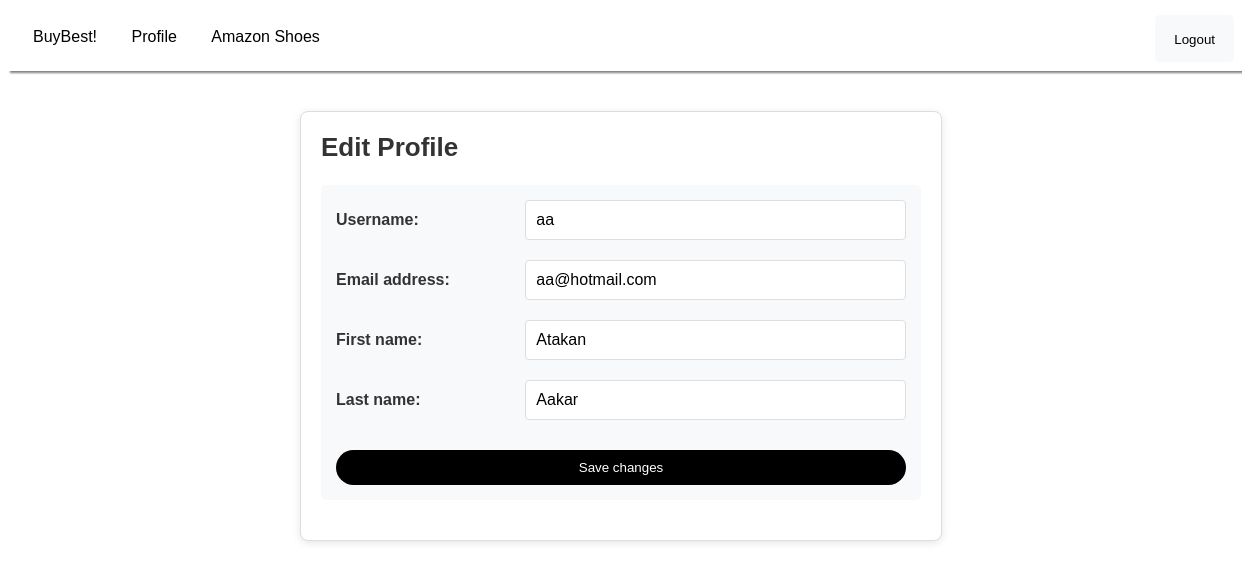
The page /profile/edit/ (signed in) on the database its author committed.
### users/models.py (models this page shows)
class CustomUser(AbstractUser):
    is_customer = models.BooleanField(default=False)
    is_seller = models.BooleanField(default=False)
    balance = models.DecimalField(max_digits=10, decimal_places=2, default=0.00)
    groups = models.ManyToManyField(
        Group,
        related_name='customuser_set',  # Add this line
        blank=True,
        help_text='The groups this user belongs to. A user will get all permissions granted to each of their groups.',
        related_query_name='user',
    )
    user_permissions = models.ManyToManyField(
        Permission,
        related_name='customuser_set',  # Add this line
        blank=True,
        help_text='Specific permissions for this user.',
        related_query_name='user',
    )

### users/views.py (the view)
# urls.py: path('profile/edit/', views.edit_profile, name='edit_profile'),
@login_required
def edit_profile(request):
    if request.method == 'POST':
        form = CustomUserChangeForm(request.POST, instance=request.user)
        if form.is_valid():
            form.save()
            return redirect('profile')
    else:
        form = CustomUserChangeForm(instance=request.user)
    return render(request, 'edit_profile.html', {'form': form})

### users/forms.py
class CustomUserChangeForm(UserChangeForm):
    password = None  # Exclude the password field
    class Meta:
        model = CustomUser
        fields = ('username', 'email', 'first_name', 'last_name')  # Include fields you want to edit

### users/templates/edit_profile.html (shortened to what this page needs)
{% extends 'base.html' %}
{% block content %}
<div class="edit-profile-page">
    <h2>Edit Profile</h2>
    <form method="post" class="edit-profile-form">
        {% for field in form %}
            <div class="form-group">
                <label for="{{ field.id_for_label }}">{{ field.label_tag }}</label>
                {{ field }}
            </div>
        {% endfor %}
        <button type="submit" class="save-changes-button">Save changes</button>
    </form>
</div>
{% endblock %}

### users/static/users/css/style.css (style rules this page uses)
form { margin-bottom: 20px; padding: 15px; background-color: #f8f9fa; border-radius: 5px; }
form button { background-color: #007bff; color: white; padding: 10px 15px; border: none; border-radius: 5px; cursor: pointer; }

### users/templates/edit_profile.html (style rules this page uses)
body { font-family: Arial, sans-serif; background-color: #f9f9f9; }
.edit-profile-page { max-width: 600px; margin: 40px auto; padding: 20px; background-color: #fff; border: 1px solid #ddd; border-radius: 8px; box-shadow: 0 2px 8px rgba(0, 0, 0, 0.1); }
.edit-profile-page h2 { margin-top: 0; font-size: 26px; font-weight: bold; color: #333; }
.edit-profile-form { display: flex; flex-direction: column; gap: 20px; }
.form-group { display: flex; justify-content: space-between; align-items: center; }
.form-group label { flex: 1; font-weight: bold; color: #333; margin-right: 10px; }
.form-group input { flex: 2; padding: 10px; font-size: 16px; border: 1px solid #ddd; border-radius: 4px; }
.save-changes-button { display: inline-block; padding: 10px 20px; margin-top: 10px; background-color: #000; color: #fff; border: none; border-radius: 20px; cursor: pointer; text-decoration: none; transition: background-color 0.3s; }

### users/templates/navbar.html (style rules this page uses)
body { font-family: Arial, sans-serif; background-color: #ffffff; }

### rows shown on the page
CustomUser: form "aa" "aa@hotmail.com" "Atakan" "Aakar"

### other values the page prints
{{ field.label_tag }} "Username:" "Email address:" "First name:" "Last name:"
